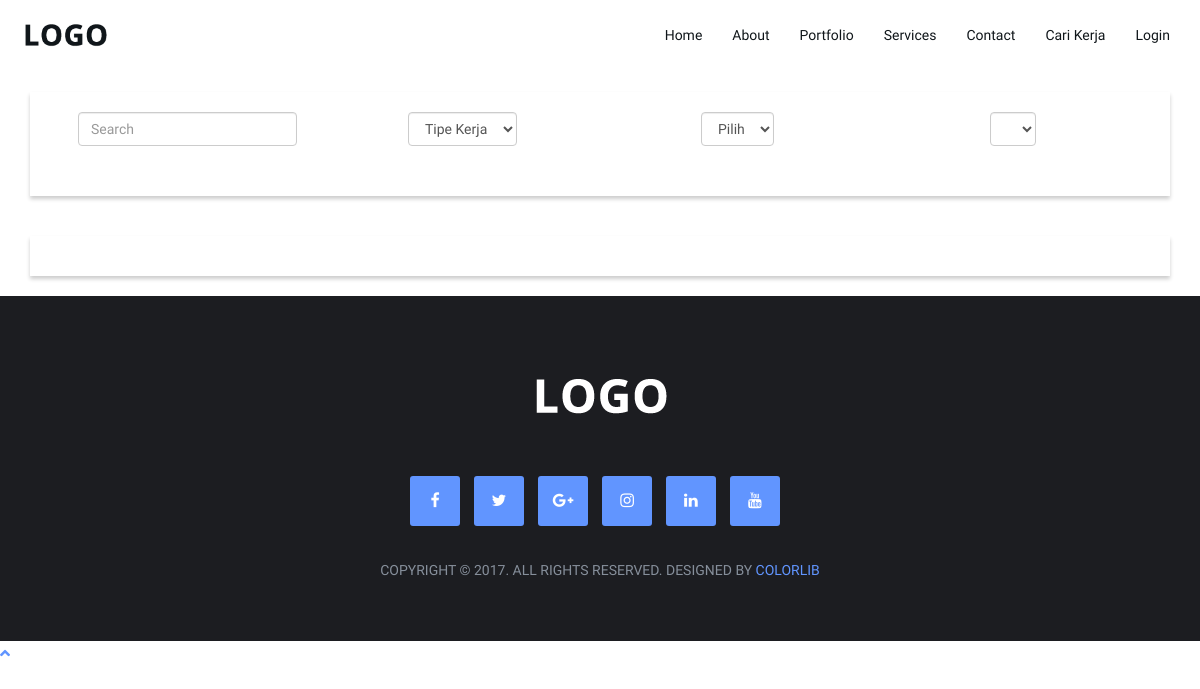
The page /cari-kerja on the database as committed earlier.
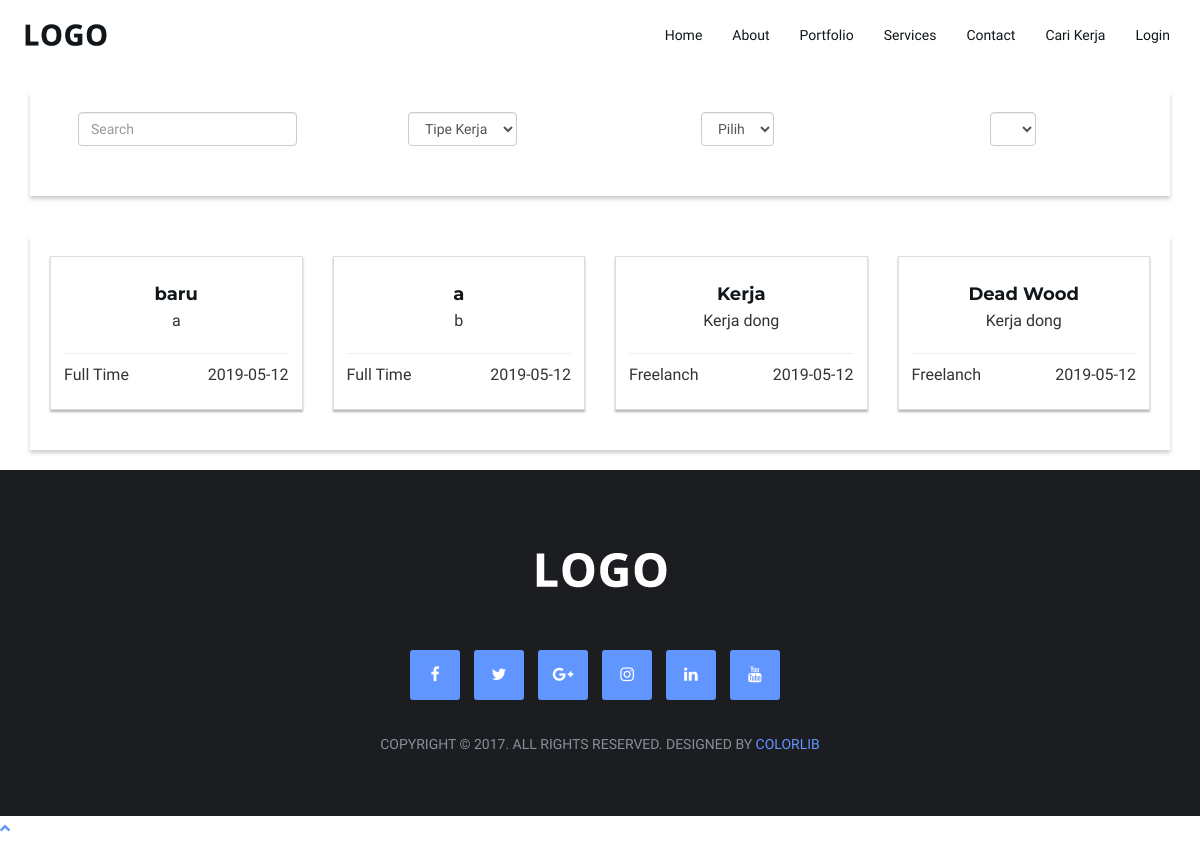
The same page on the database as committed later.
### tables this page shows
CREATE TABLE `list_lowongan_kerja` (
  `id_lowongan_kerja` varchar(10) NOT NULL,
  `id_user` varchar(10) NOT NULL,
  `judul` text NOT NULL,
  `gender` varchar(10) NOT NULL,
  `deskripsi` text NOT NULL,
  `usia_min` int(3) NOT NULL,
  `usia_maks` int(3) NOT NULL,
  `id_prov` char(2) NOT NULL,
  `id_kab` char(4) NOT NULL,
  `tanggal_penutupan` date NOT NULL,
  `tipe_kerja` varchar(20) NOT NULL,
  `detail_lowongan_kerja` text NOT NULL,
  `created_at` timestamp NOT NULL DEFAULT CURRENT_TIMESTAMP,
  `modified_at` timestamp NULL DEFAULT NULL
);

### application/controllers/Search.php (called while the page is built, shortened)
<?php defined('BASEPATH') or exit('No direct script access allowed');
class Search extends CI_Controller
{
    public function __construct()
    {
        $this->load->model('Member_model');
        $this->load->model('Search_model');
        $this->load->model('Company_model');
    }
    public function cariKerja($id_user = '1')
    {
        $data['title'] = 'Bio Project';
        $data['loker'] = $this->Search_model->getAllLowonganKerja();
        $this->load->view('partials/user/header', $data);
        $this->load->view('search/cari_kerja');
        $this->load->view('partials/user/footer');
    }
}

### index.php (called while the page is built, shortened)
<?php
require_once BASEPATH.'core/CodeIgniter.php';

### application/models/Search_model.php (called while the page is built, shortened)
<?php
class Search_model extends CI_Model {
    public function getAllLowonganKerja()
    {
        $this->db->join('kabupaten', 'kabupaten.id_kab = list_lowongan_kerja.id_kab');
        $this->db->join('provinsi', 'provinsi.id_prov = list_lowongan_kerja.id_prov');
        $query = $this->db->get('list_lowongan_kerja');
        return $query->result_array();
    }
}

### application/views/search/cari_kerja.php (the view, shortened to what this page needs)
<section id="cari-kerja">
    <div class="container">
        <div class="row">
            <div class="col-md-12 col-xs-12 text-center" style="margin-bottom:0px">
                <div class="content">
                    <form class="form-inline">
                        <div class="row">
                            <div class="col-md-12">
                                <div class="col-md-3">
                                    <div class="form-group">
                                        <input class="form-control" type="search" placeholder="Search"
                                            aria-label="Search" name=keyword width="100%">
                                    </div>
                                </div>
                                <div class="col-md-3">
                                    <div class="form-group" >
                                        <select class="form-control" id="sel1" name="tipe_kerja" width="100%" >
                                            <option value="">Tipe Kerja</option>
                                        </select>
                                    </div>
                                </div>
                                <div class="col-md-3">
                                    <select class="form-control" name="kategori-keahlian"
                                        id="kategori-keahlian" width="100%"></select>
                                </div>
                                <div class="col-md-3" >
                                    <select class="form-control" name="list-keahlian-select"
                                        id="list-keahlian-select" width="100%"></select>
                                </div>
                            </div>
                        </div>
                    </form>
                </div>
            </div>
        </div>
        <div class="row">
            <div class="col-md-12 col-xs-12">
                <div class="content">
                    <div class="row">
                        <?php foreach($loker as $l) : ?>
                        <a href="<?=base_url()?>detail-lowongan-kerja/<?=$l['id_lowongan_kerja']?>">
                            <div class="col-md-3 col-xs-6">
                                <div class="thumbnail">
                                    <div class="caption text-center">
                                        <h4 id="thumbnail-label"><?= $l['judul']?></h4>
                                        <div class="thumbnail-description smaller">
                                            <p><?=$l['deskripsi']?></p>
                                        </div>
                                        <hr style="margin-bottom:10px">
                                        <p style="text-align:left"><?=$l['tipe_kerja']?></p>
                                        <p style="float:right ; margin-top:-32px ">
                                            <?=date('Y-m-d' , strtotime($l['created_at']))?></p>
                                    </div>
                                </div>
                            </div>
                        </a>
                        <?php endforeach;?>
                    </div>
                </div>
            </div>
        </div>
    </div>
</section>

### application/views/partials/user/header.php (shortened to what this page needs)
<!DOCTYPE html>
<html lang="en">
<head>
  <link type="text/css" rel="stylesheet" href="<?= base_url() ?>assets/css/bootstrap.min.css" />
  <link type="text/css" rel="stylesheet" href="<?= base_url() ?>assets/css/owl.carousel.css" />
  <link type="text/css" rel="stylesheet" href="<?= base_url() ?>assets/css/owl.theme.default.css" />
  <link type="text/css" rel="stylesheet" href="<?= base_url() ?>assets/css/magnific-popup.css" />
  <link rel="stylesheet" href="https://use.fontawesome.com/releases/v5.8.1/css/all.css"
>
  <link rel="stylesheet" href="<?= base_url() ?>assets/css/font-awesome.min.css">
  <link type="text/css" rel="stylesheet" href="<?= base_url() ?>assets/css/style.css" />
</head>
<body>
  <?php $this->load->view('partials/user/navbar')?>

### application/views/partials/user/navbar.php (shortened to what this page needs)
<nav id="nav" class="navbar">
    <div class="container">
        <div class="navbar-header">
            <div class="navbar-brand">
                <a href="<?=base_url()?>home">
                    <img class="logo" src="<?=base_url()?>assets/images/logo.png" alt="logo">
                </a>
            </div>
        </div>
        <ul class="main-nav nav navbar-nav navbar-right">
            <li><a href="#home">Home</a></li>
            <li><a href="#about">About</a></li>
            <li><a href="#portfolio">Portfolio</a></li>
            <li><a href="#service">Services</a></li>
            <li><a href="#contact">Contact</a></li>
            <li><a href="<?=base_url()?>cari-kerja">Cari Kerja</a></li>
            <?php if(!isset($_SESSION['login'])) : ?>
            <li><a href="<?= base_url();?>login"> Login </a></li>
            <?php endif?>
        </ul>
    </div>
</nav>

### application/views/partials/user/footer.php (shortened to what this page needs)
<footer id="footer" class="sm-padding bg-dark">
    <div class="container">
        <div class="row">
            <div class="col-md-12">
                <div class="footer-logo">
                    <a href="index.html"><img src="<?=base_url()?>assets/images/logo-alt.png" alt="logo"></a>
                </div>
                <ul class="footer-follow">
                    <li><a href="#"><i class="fa fa-facebook"></i></a></li>
                    <li><a href="#"><i class="fa fa-twitter"></i></a></li>
                    <li><a href="#"><i class="fa fa-google-plus"></i></a></li>
                    <li><a href="#"><i class="fa fa-instagram"></i></a></li>
                    <li><a href="#"><i class="fa fa-linkedin"></i></a></li>
                    <li><a href="#"><i class="fa fa-youtube"></i></a></li>
                </ul>
                <div class="footer-copyright">
                    <p>Copyright © 2017. All Rights Reserved. Designed by <a href="https://colorlib.com"
                            target="_blank">Colorlib</a></p>
                </div>
            </div>
        </div>
    </div>
</footer>
<a class="scroll-to-top rounded" href="#page-top">
    <i class="fas fa-angle-up"></i>
</a>
</body>
</html>

### assets/css/style.css (style rules this page uses)
body { font-family: 'Varela Round', sans-serif; font-size: 16px; line-height: 1.6; overflow-x: hidden; color: #868F9B; }
h1, h2, h3, h4, h5, h6 { font-family: 'Montserrat', sans-serif; font-weight: 700; margin-top: 0px; margin-bottom: 20px; color: #10161A; }
h4 { font-size: 18px; }
a { color: #6195FF; text-decoration: none; -webkit-transition: 0.2s opacity; transition: 0.2s opacity; }
ul, ol { margin: 0; padding: 0; list-style: none }
.sm-padding { padding-top: 60px; padding-bottom: 60px; }
.bg-dark { background-color: #1C1D21; }
.navbar-brand { padding: 0; }
.navbar-brand .logo, .navbar-brand .logo-alt { max-height: 50px; display: block; }
#nav { padding: 10px 0px; background: #FFF; -webkit-transition: 0.2s padding; transition: 0.2s padding; z-index: 999; }
#nav.navbar { border: none; border-radius: 0; margin-bottom: 0px; }
@media only screen and (min-width: 768px) { .main-nav li { padding: 0px 15px; } }
@media only screen and (min-width: 768px) { .main-nav li a { font-size: 14px; -webkit-transition: 0.2s color; transition: 0.2s color; } }
@media only screen and (min-width: 768px) { .main-nav>li>a { color: #10161A; padding: 15px 0px; } }
@media only screen and (min-width: 768px) { .main-nav>li>a:after { content: ""; display: block; background-color: #6195FF; height: 2px; width: 0%; -webkit-transition: 0.2s width; transition: 0.2s width; } }
#footer { position: relative; }
.footer-logo { text-align: center; margin-bottom: 40px; }
.footer-logo>a>img { max-height: 80px; }
.footer-follow { text-align: center; margin-bottom: 20px; }
.footer-follow li { display: inline-block; margin-right: 10px; margin-bottom: 13px; }
.footer-follow li a { display: inline-block; width: 50px; height: 50px; line-height: 50px; text-align: center; border-radius: 3px; background-color: #6195FF; color:#FFF; }
.footer-copyright p { text-align: center; font-size: 14px; text-transform: uppercase; margin: 0; }
.thumbnail { box-shadow: 0 2px 2px 0 rgba(0, 0, 0, 0.3); transition: 0.3s; min-width: 40%; border-radius: 0px !important; }
.thumbnail-description { min-height: 20px; }
#thumbnail-label { margin: 15px 0px 5px 0px; }
.content { margin-top: 20px; margin-bottom: 20px; background-color: white; padding: 20px; box-shadow: 0 3px 4px rgba(0, 0, 0, 0.2); }
#kategori-keahlian { margin-bottom: 30px; }

Rows that differ between the two databases and show on the page:
added list_lowongan_kerja: judul "baru", deskripsi "a", tipe_kerja "Full Time", created_at "2019-05-12"
added list_lowongan_kerja: judul "a", deskripsi "b", tipe_kerja "Full Time", created_at "2019-05-12"
added list_lowongan_kerja: judul "Kerja", deskripsi "Kerja dong", tipe_kerja "Freelanch", created_at "2019-05-12"
added list_lowongan_kerja: judul "Dead Wood", deskripsi "Kerja dong", tipe_kerja "Freelanch", created_at "2019-05-12"
